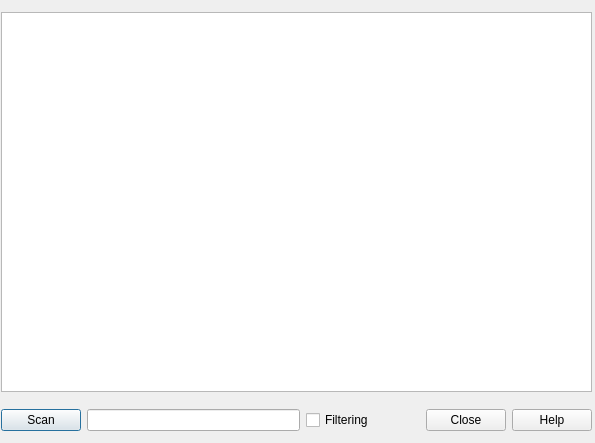
<?xml version="1.0" encoding="UTF-8"?>
<ui version="4.0">
 <class>Dialog</class>
 <widget class="QDialog" name="Dialog">
  <property name="geometry">
   <rect>
    <x>0</x>
    <y>0</y>
    <width>595</width>
    <height>443</height>
   </rect>
  </property>
  <property name="sizePolicy">
   <sizepolicy hsizetype="Expanding" vsizetype="Expanding">
    <horstretch>0</horstretch>
    <verstretch>0</verstretch>
   </sizepolicy>
  </property>
  <property name="windowTitle">
   <string>Dialog</string>
  </property>
  <widget class="QWidget" name="">
   <property name="geometry">
    <rect>
     <x>1</x>
     <y>1</y>
     <width>591</width>
     <height>441</height>
    </rect>
   </property>
   <layout class="QGridLayout" name="gridLayout">
    <item row="0" column="0" colspan="4">
     <widget class="QListView" name="listView">
      <property name="maximumSize">
       <size>
        <width>599</width>
        <height>380</height>
       </size>
      </property>
     </widget>
    </item>
    <item row="1" column="0">
     <widget class="QPushButton" name="scanBtn">
      <property name="text">
       <string>Scan</string>
      </property>
     </widget>
    </item>
    <item row="1" column="1">
     <widget class="QLineEdit" name="lineEdit"/>
    </item>
    <item row="1" column="2">
     <widget class="QCheckBox" name="checkBox">
      <property name="text">
       <string>Filtering</string>
      </property>
     </widget>
    </item>
    <item row="1" column="3">
     <widget class="QDialogButtonBox" name="buttonBox">
      <property name="orientation">
       <enum>Qt::Horizontal</enum>
      </property>
      <property name="standardButtons">
       <set>QDialogButtonBox::Close|QDialogButtonBox::Help</set>
      </property>
     </widget>
    </item>
   </layout>
  </widget>
 </widget>
 <resources/>
 <connections>
  <connection>
   <sender>buttonBox</sender>
   <signal>rejected()</signal>
   <receiver>Dialog</receiver>
   <slot>close()</slot>
   <hints>
    <hint type="sourcelabel">
     <x>283</x>
     <y>247</y>
    </hint>
    <hint type="destinationlabel">
     <x>322</x>
     <y>266</y>
    </hint>
   </hints>
  </connection>
 </connections>
</ui>
